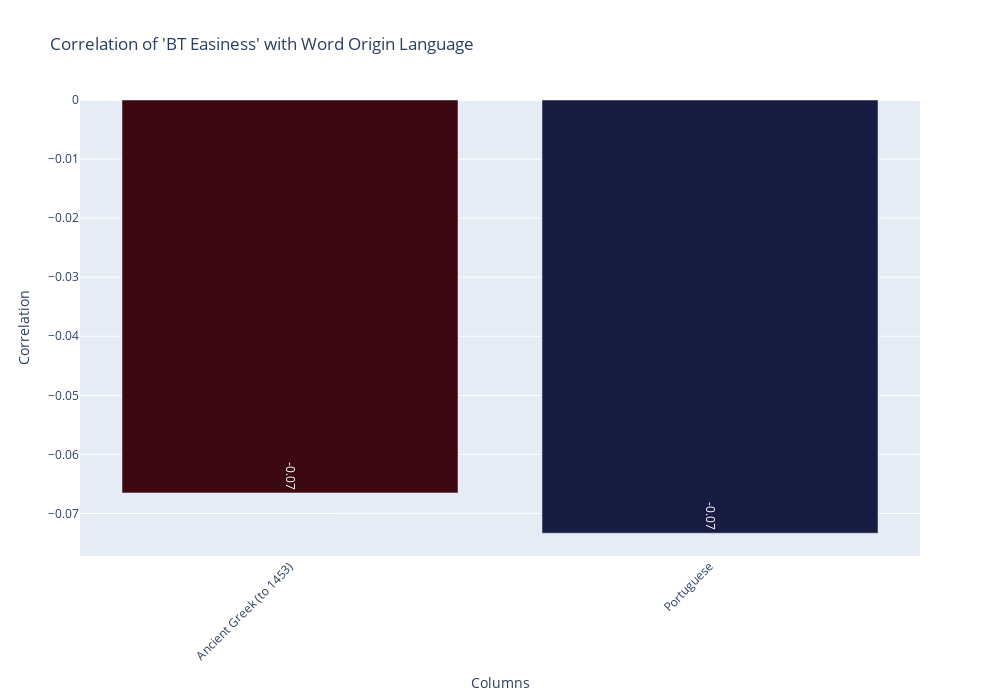

This figure's notebook cell:
### Code cell
origins_df = pd.DataFrame(df["BT Easiness"]).join(
    pd.DataFrame(df["word_origin_counts"].tolist()).fillna(0)
)

correlation_matrix = origins_df.corr()
bt_easiness_corr = correlation_matrix["BT Easiness"]
sorted_index = bt_easiness_corr.sort_values(ascending=False).index
bt_easiness_corr = bt_easiness_corr[sorted_index]
bt_easiness_corr = bt_easiness_corr.drop("BT Easiness")
bt_easiness_corr = bt_easiness_corr[abs(bt_easiness_corr) > 0.05]

import plotly.graph_objects as go

fig = go.Figure(
    data=go.Bar(
        x=bt_easiness_corr.index,
        y=bt_easiness_corr.values,
        marker=dict(color=bt_easiness_corr.values, colorscale="balance"),
        text=bt_easiness_corr.values.round(2),
        textposition="inside",
        cliponaxis=True,
    )
)

fig.update_traces(textangle=90)

fig.update_layout(
    title="Correlation of 'BT Easiness' with Word Origin Language",
    xaxis_title="Columns",
    yaxis_title="Correlation",
    xaxis_tickangle=-45,
    yaxis=dict(automargin=True),
    uniformtext_minsize=12,
    uniformtext_mode="show",
    height=700,
    width=1000,
)

fig.show()

### Figure 1 — Plotly figure (JSON) as saved in the notebook; plotly's stock layout.template omitted (floating-point values rounded to 4 significant figures)
{"data": [{"cliponaxis": true, "marker": {"color": [-0.06652, -0.07334], "colorscale": [[0, "rgb(23, 28, 66)"], [0.09091, "rgb(41, 58, 143)"], [0.1818, "rgb(11, 102, 189)"], [0.2727, "rgb(69, 144, 185)"], [0.3636, "rgb(142, 181, 194)"], [0.4545, "rgb(210, 216, 219)"], [0.5455, "rgb(230, 210, 204)"], [0.6364, "rgb(213, 157, 137)"], [0.7273, "rgb(196, 101, 72)"], [0.8182, "rgb(172, 43, 36)"], [0.9091, "rgb(120, 14, 40)"], [1, "rgb(60, 9, 17)"]]}, "text": [-0.07, -0.07], "textangle": 90, "textposition": "inside", "type": "bar", "x": ["Ancient Greek (to 1453)", "Portuguese"], "y": [-0.06652, -0.07334]}], "layout": {"height": 700, "title": {"text": "Correlation of 'BT Easiness' with Word Origin Language"}, "uniformtext": {"minsize": 12, "mode": "show"}, "width": 1000, "xaxis": {"tickangle": -45, "title": {"text": "Columns"}}, "yaxis": {"automargin": true, "title": {"text": "Correlation"}}}}
